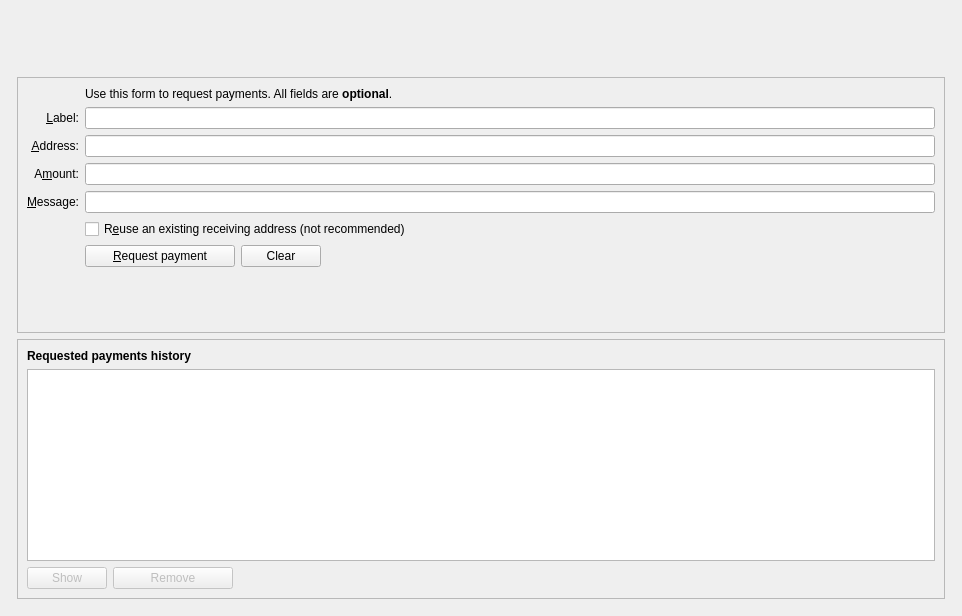
<?xml version="1.0" encoding="UTF-8"?>
<ui version="4.0">
 <class>ReceiveCoinsDialog</class>
 <widget class="QWidget" name="ReceiveCoinsDialog">
  <property name="geometry">
   <rect>
    <x>0</x>
    <y>0</y>
    <width>962</width>
    <height>616</height>
   </rect>
  </property>
  <layout class="QVBoxLayout" name="verticalLayout" stretch="0">
   <item>
    <layout class="QVBoxLayout" name="verticalLayout_Master" stretch="0,1">
     <property name="spacing">
      <number>0</number>
     </property>
     <item>
      <widget class="QFrame" name="frame_Header">
       <layout class="QVBoxLayout" name="verticalLayout_8">
        <property name="leftMargin">
         <number>0</number>
        </property>
        <property name="topMargin">
         <number>0</number>
        </property>
        <property name="rightMargin">
         <number>0</number>
        </property>
        <property name="bottomMargin">
         <number>0</number>
        </property>
        <item>
         <layout class="QHBoxLayout" name="horizontalLayout_Header" stretch="1,0,1">
          <item>
           <widget class="QLabel" name="labelOverviewHeaderLeft">
            <property name="minimumSize">
             <size>
              <width>464</width>
              <height>60</height>
             </size>
            </property>
            <property name="maximumSize">
             <size>
              <width>16777215</width>
              <height>60</height>
             </size>
            </property>
            <property name="font">
             <font>
              <pointsize>20</pointsize>
              <weight>75</weight>
              <bold>true</bold>
             </font>
            </property>
            <property name="text">
             <string></string>
            </property>
           </widget>
          </item>
          <item>
           <spacer name="horizontalSpacer_3">
            <property name="orientation">
             <enum>Qt::Horizontal</enum>
            </property>
            <property name="sizeHint" stdset="0">
             <size>
              <width>40</width>
              <height>20</height>
             </size>
            </property>
           </spacer>
          </item>
          <item>
           <widget class="QLabel" name="labelOverviewHeaderRight">
            <property name="minimumSize">
             <size>
              <width>464</width>
              <height>60</height>
             </size>
            </property>
            <property name="maximumSize">
             <size>
              <width>16777215</width>
              <height>60</height>
             </size>
            </property>
            <property name="font">
             <font>
              <pointsize>14</pointsize>
             </font>
            </property>
            <property name="text">
             <string/>
            </property>
            <property name="alignment">
             <set>Qt::AlignRight|Qt::AlignTrailing|Qt::AlignVCenter</set>
            </property>
           </widget>
          </item>
         </layout>
        </item>
       </layout>
      </widget>
     </item>
     <item>
      <widget class="QFrame" name="frame_BG">
       <layout class="QVBoxLayout" name="verticalLayout_5">
        <property name="leftMargin">
         <number>6</number>
        </property>
        <property name="topMargin">
         <number>6</number>
        </property>
        <property name="rightMargin">
         <number>6</number>
        </property>
        <property name="bottomMargin">
         <number>6</number>
        </property>
        <item>
         <widget class="QFrame" name="frame2">
          <property name="sizePolicy">
           <sizepolicy hsizetype="Preferred" vsizetype="Expanding">
            <horstretch>0</horstretch>
            <verstretch>0</verstretch>
           </sizepolicy>
          </property>
          <property name="frameShape">
           <enum>QFrame::StyledPanel</enum>
          </property>
          <property name="frameShadow">
           <enum>QFrame::Sunken</enum>
          </property>
          <layout class="QVBoxLayout" name="verticalLayout_3">
           <item>
            <layout class="QGridLayout" name="gridLayout">
             <item row="2" column="2">
              <widget class="QLabel" name="label_5">
               <property name="text">
                <string>Use this form to request payments. All fields are &lt;b&gt;optional&lt;/b&gt;.</string>
               </property>
              </widget>
             </item>
             <item row="4" column="0">
              <widget class="QLabel" name="label_2">
               <property name="toolTip">
                <string>An optional label to associate with the new receiving address.</string>
               </property>
               <property name="text">
                <string>&amp;Label:</string>
               </property>
               <property name="alignment">
                <set>Qt::AlignRight|Qt::AlignTrailing|Qt::AlignVCenter</set>
               </property>
               <property name="buddy">
                <cstring>reqLabel</cstring>
               </property>
              </widget>
             </item>
             <item row="4" column="2">
              <widget class="QLineEdit" name="reqLabel">
               <property name="toolTip">
                <string>An optional label to associate with the new receiving address.</string>
               </property>
              </widget>
             </item>
             <item row="5" column="0">
              <widget class="QLabel" name="label">
               <property name="toolTip">
                <string>Your receiving address. You can copy and use it to receive coins on this wallet. A new one will be generated once it is used.</string>
               </property>
               <property name="text">
                <string>&amp;Address:</string>
               </property>
               <property name="alignment">
                <set>Qt::AlignRight|Qt::AlignTrailing|Qt::AlignVCenter</set>
               </property>
               <property name="buddy">
                <cstring>reqAddress</cstring>
               </property>
              </widget>
             </item>
             <item row="5" column="2">
              <widget class="QLineEdit" name="reqAddress">
               <property name="readOnly">
                <bool>true</bool>
               </property>
               <property name="minimumSize">
                <size>
                 <width>80</width>
                 <height>0</height>
                </size>
               </property>
               <property name="toolTip">
                <string>Your receiving address. You can copy and use it to receive coins on this wallet. A new one will be generated once it is used.</string>
               </property>
              </widget>
             </item>
             <item row="6" column="0">
              <widget class="QLabel" name="label">
               <property name="toolTip">
                <string>An optional amount to request. Leave this empty or zero to not request a specific amount.</string>
               </property>
               <property name="text">
                <string>A&amp;mount:</string>
               </property>
               <property name="alignment">
                <set>Qt::AlignRight|Qt::AlignTrailing|Qt::AlignVCenter</set>
               </property>
               <property name="buddy">
                <cstring>reqAmount</cstring>
               </property>
              </widget>
             </item>
             <item row="6" column="2">
              <widget class="BitcoinAmountField" name="reqAmount">
               <property name="minimumSize">
                <size>
                 <width>80</width>
                 <height>0</height>
                </size>
               </property>
               <property name="toolTip">
                <string>An optional amount to request. Leave this empty or zero to not request a specific amount.</string>
               </property>
              </widget>
             </item>
             <item row="7" column="0">
              <widget class="QLabel" name="label_3">
               <property name="toolTip">
                <string>An optional message to attach to the payment request, which will be displayed when the request is opened. Note: The message will not be sent with the payment over the Kabberry network.</string>
               </property>
               <property name="text">
                <string>&amp;Message:</string>
               </property>
               <property name="alignment">
                <set>Qt::AlignRight|Qt::AlignTrailing|Qt::AlignVCenter</set>
               </property>
               <property name="buddy">
                <cstring>reqMessage</cstring>
               </property>
              </widget>
             </item>
             <item row="7" column="2">
              <widget class="QLineEdit" name="reqMessage">
               <property name="toolTip">
                <string>An optional message to attach to the payment request, which will be displayed when the request is opened.&lt;br&gt;Note: The message will not be sent with the payment over the Kabberry network.</string>
               </property>
              </widget>
             </item>
             <item row="8" column="0">
              <widget class="QLabel" name="label_4">
               <property name="text">
                <string/>
               </property>
              </widget>
             </item>
             <item row="8" column="2">
              <widget class="QCheckBox" name="reuseAddress">
               <property name="toolTip">
                <string>Reuse one of the previously used receiving addresses.&lt;br&gt;Reusing addresses has security and privacy issues.&lt;br&gt;Do not use this unless re-generating a payment request made before.</string>
               </property>
               <property name="text">
                <string>R&amp;euse an existing receiving address (not recommended)</string>
               </property>
              </widget>
             </item>
             <item row="9" column="0">
              <widget class="QLabel" name="label_7">
               <property name="text">
                <string/>
               </property>
              </widget>
             </item>
             <item row="9" column="2">
              <layout class="QHBoxLayout" name="horizontalLayout">
               <item>
                <widget class="QPushButton" name="receiveButton">
                 <property name="minimumSize">
                  <size>
                   <width>150</width>
                   <height>0</height>
                  </size>
                 </property>
                 <property name="text">
                  <string>&amp;Request payment</string>
                 </property>
                 <property name="icon">
                  <iconset resource="../kabberry.qrc">
                   <normaloff>:/icons/receiving_addresses</normaloff>:/icons/receiving_addresses</iconset>
                 </property>
                </widget>
               </item>
               <item>
                <widget class="QPushButton" name="clearButton">
                 <property name="sizePolicy">
                  <sizepolicy hsizetype="Minimum" vsizetype="Fixed">
                   <horstretch>0</horstretch>
                   <verstretch>0</verstretch>
                  </sizepolicy>
                 </property>
                 <property name="toolTip">
                  <string>Clear all fields of the form.</string>
                 </property>
                 <property name="text">
                  <string>Clear</string>
                 </property>
                 <!-- <property name="icon">
                  <iconset resource="../kabberry.qrc">
                   <normaloff>:/icons/remove</normaloff>:/icons/remove</iconset>
                 </property> -->
                 <property name="autoDefault">
                  <bool>false</bool>
                 </property>
                </widget>
               </item>
               <item>
                <spacer name="horizontalSpacer">
                 <property name="orientation">
                  <enum>Qt::Horizontal</enum>
                 </property>
                 <property name="sizeHint" stdset="0">
                  <size>
                   <width>40</width>
                   <height>20</height>
                  </size>
                 </property>
                </spacer>
               </item>
              </layout>
             </item>
             <item row="10" column="2">
              <spacer name="verticalSpacer">
               <property name="orientation">
                <enum>Qt::Vertical</enum>
               </property>
               <property name="sizeHint" stdset="0">
                <size>
                 <width>20</width>
                 <height>40</height>
                </size>
               </property>
              </spacer>
             </item>
            </layout>
           </item>
          </layout>
         </widget>
        </item>
        <item>
         <widget class="QFrame" name="frame">
          <property name="sizePolicy">
           <sizepolicy hsizetype="Preferred" vsizetype="Expanding">
            <horstretch>0</horstretch>
            <verstretch>0</verstretch>
           </sizepolicy>
          </property>
          <property name="frameShape">
           <enum>QFrame::StyledPanel</enum>
          </property>
          <property name="frameShadow">
           <enum>QFrame::Raised</enum>
          </property>
          <layout class="QVBoxLayout" name="verticalLayout_2">
           <item>
            <widget class="QLabel" name="label_6">
             <property name="font">
              <font>
               <weight>75</weight>
               <bold>true</bold>
              </font>
             </property>
             <property name="text">
              <string>Requested payments history</string>
             </property>
            </widget>
           </item>
           <item>
            <widget class="QTableView" name="recentRequestsView">
             <property name="palette">
              <palette>
               <active>
                <colorrole role="Text">
                 <brush brushstyle="SolidPattern">
                  <color alpha="255">
                   <red>51</red>
                   <green>51</green>
                   <blue>51</blue>
                  </color>
                 </brush>
                </colorrole>
               </active>
               <inactive>
                <colorrole role="Text">
                 <brush brushstyle="SolidPattern">
                  <color alpha="255">
                   <red>51</red>
                   <green>51</green>
                   <blue>51</blue>
                  </color>
                 </brush>
                </colorrole>
               </inactive>
               <disabled>
                <colorrole role="Text">
                 <brush brushstyle="SolidPattern">
                  <color alpha="255">
                   <red>85</red>
                   <green>85</green>
                   <blue>85</blue>
                  </color>
                 </brush>
                </colorrole>
               </disabled>
              </palette>
             </property>
             <property name="contextMenuPolicy">
              <enum>Qt::CustomContextMenu</enum>
             </property>
             <property name="tabKeyNavigation">
              <bool>false</bool>
             </property>
             <property name="sortingEnabled">
              <bool>true</bool>
             </property>
            </widget>
           </item>
           <item>
            <layout class="QHBoxLayout" name="horizontalLayout_2">
             <item>
              <widget class="QPushButton" name="showRequestButton">
               <property name="enabled">
                <bool>false</bool>
               </property>
               <property name="toolTip">
                <string>Show the selected request (does the same as double clicking an entry)</string>
               </property>
               <property name="text">
                <string>Show</string>
               </property>
               <property name="icon">
                <iconset resource="../kabberry.qrc">
                 <normaloff>:/icons/edit</normaloff>:/icons/edit</iconset>
               </property>
               <property name="autoDefault">
                <bool>false</bool>
               </property>
              </widget>
             </item>
             <item>
              <widget class="QPushButton" name="removeRequestButton">
               <property name="enabled">
                <bool>false</bool>
               </property>
               <property name="minimumSize">
                <size>
                 <width>120</width>
                 <height>0</height>
                </size>
               </property>
               <property name="toolTip">
                <string>Remove the selected entries from the list</string>
               </property>
               <property name="text">
                <string>Remove</string>
               </property>
               <!-- <property name="icon">
                <iconset resource="../kabberry.qrc">
                 <normaloff>:/icons/remove</normaloff>:/icons/remove</iconset>
               </property> -->
               <property name="autoDefault">
                <bool>false</bool>
               </property>
              </widget>
             </item>
             <item>
              <spacer name="horizontalSpacer_2">
               <property name="orientation">
                <enum>Qt::Horizontal</enum>
               </property>
               <property name="sizeHint" stdset="0">
                <size>
                 <width>40</width>
                 <height>20</height>
                </size>
               </property>
              </spacer>
             </item>
            </layout>
           </item>
          </layout>
         </widget>
        </item>
       </layout>
      </widget>
     </item>
    </layout>
   </item>
  </layout>
 </widget>
 <customwidgets>
  <customwidget>
   <class>BitcoinAmountField</class>
   <extends>QLineEdit</extends>
   <header>bitcoinamountfield.h</header>
   <container>1</container>
  </customwidget>
 </customwidgets>
 <tabstops>
  <tabstop>reqLabel</tabstop>
  <tabstop>reqAddress</tabstop>
  <tabstop>reqAmount</tabstop>
  <tabstop>reqMessage</tabstop>
  <tabstop>reuseAddress</tabstop>
  <tabstop>receiveButton</tabstop>
  <tabstop>clearButton</tabstop>
  <tabstop>recentRequestsView</tabstop>
  <tabstop>showRequestButton</tabstop>
  <tabstop>removeRequestButton</tabstop>
 </tabstops>
 <resources>
  <include location="../kabberry.qrc"/>
 </resources>
 <connections/>
</ui>
